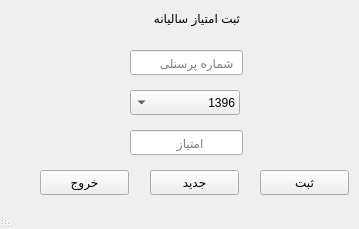
<?xml version="1.0" encoding="UTF-8"?>
<ui version="4.0">
 <class>MainWindow</class>
 <widget class="QMainWindow" name="MainWindow">
  <property name="geometry">
   <rect>
    <x>0</x>
    <y>0</y>
    <width>359</width>
    <height>229</height>
   </rect>
  </property>
  <property name="windowTitle">
   <string>MainWindow</string>
  </property>
  <property name="layoutDirection">
   <enum>Qt::RightToLeft</enum>
  </property>
  <widget class="QWidget" name="centralwidget">
   <widget class="QLabel" name="label">
    <property name="geometry">
     <rect>
      <x>110</x>
      <y>10</y>
      <width>130</width>
      <height>17</height>
     </rect>
    </property>
    <property name="text">
     <string>ثبت امتیاز سالیانه</string>
    </property>
   </widget>
   <widget class="QLineEdit" name="lineEdit">
    <property name="geometry">
     <rect>
      <x>130</x>
      <y>50</y>
      <width>113</width>
      <height>25</height>
     </rect>
    </property>
    <property name="placeholderText">
     <string>  شماره پرسنلی</string>
    </property>
   </widget>
   <widget class="QPushButton" name="pushButton">
    <property name="geometry">
     <rect>
      <x>260</x>
      <y>170</y>
      <width>89</width>
      <height>25</height>
     </rect>
    </property>
    <property name="text">
     <string>ثبت</string>
    </property>
   </widget>
   <widget class="QPushButton" name="pushButton_2">
    <property name="geometry">
     <rect>
      <x>150</x>
      <y>170</y>
      <width>89</width>
      <height>25</height>
     </rect>
    </property>
    <property name="text">
     <string>جدید</string>
    </property>
   </widget>
   <widget class="QPushButton" name="pushButton_3">
    <property name="geometry">
     <rect>
      <x>40</x>
      <y>170</y>
      <width>89</width>
      <height>25</height>
     </rect>
    </property>
    <property name="text">
     <string>خروج</string>
    </property>
   </widget>
   <widget class="QComboBox" name="comboBox">
    <property name="geometry">
     <rect>
      <x>130</x>
      <y>90</y>
      <width>110</width>
      <height>25</height>
     </rect>
    </property>
    <item>
     <property name="text">
      <string>1396</string>
     </property>
    </item>
    <item>
     <property name="text">
      <string>1397</string>
     </property>
    </item>
    <item>
     <property name="text">
      <string>1398</string>
     </property>
    </item>
    <item>
     <property name="text">
      <string>1399</string>
     </property>
    </item>
    <item>
     <property name="text">
      <string>1400</string>
     </property>
    </item>
    <item>
     <property name="text">
      <string>1401</string>
     </property>
    </item>
   </widget>
   <widget class="QLineEdit" name="lineEdit_2">
    <property name="geometry">
     <rect>
      <x>130</x>
      <y>130</y>
      <width>113</width>
      <height>25</height>
     </rect>
    </property>
    <property name="text">
     <string/>
    </property>
    <property name="placeholderText">
     <string>           امتیاز</string>
    </property>
   </widget>
  </widget>
  <widget class="QStatusBar" name="statusbar"/>
 </widget>
 <resources/>
 <connections/>
</ui>
